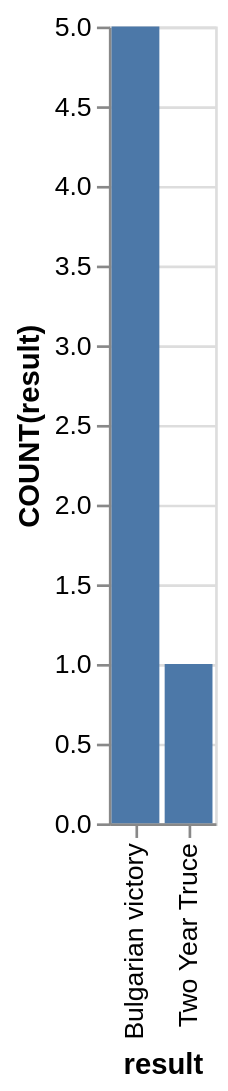

Write the Vega-Lite specification saved for this chart.
### Vega-Lite specification from a JSON file in a GitHub repository (floating-point values rounded to 4 significant figures)
{"data": {"values": [{"x_data": "Bulgarian victory", "y_data": 5}, {"x_data": "Two Year Truce", "y_data": 1}]}, "mark": "bar", "encoding": {"x": {"field": "x_data", "type": "nominal", "title": "result", "sort": {"op": "sum", "field": "y_data", "order": "descending"}}, "y": {"field": "y_data", "type": "quantitative", "title": "COUNT(result)"}}}
